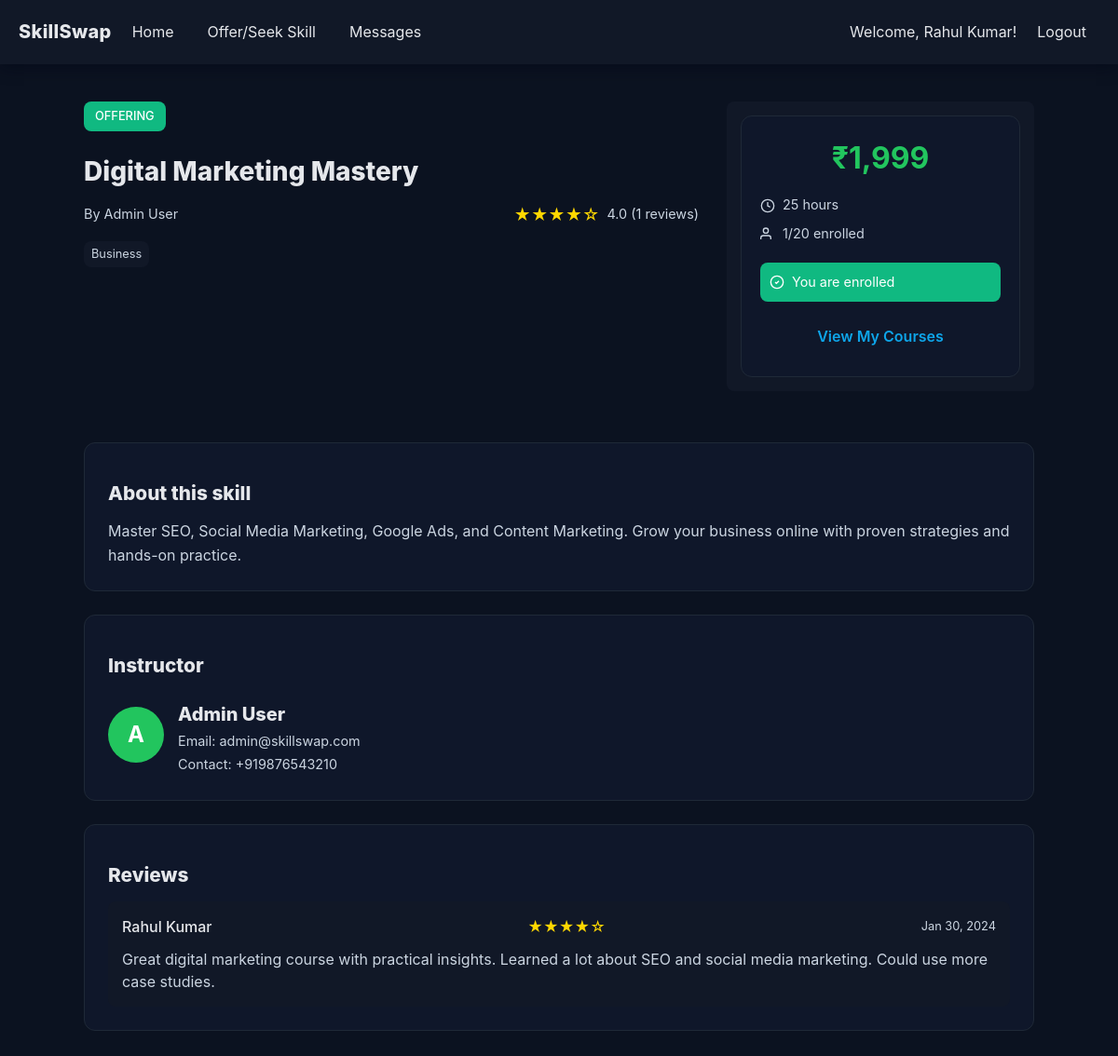
The page /view_skill.php?id=2 (signed in) on the database its author committed.
### tables this page shows
CREATE TABLE `Skills` (
  `Skill_ID` int(11) NOT NULL AUTO_INCREMENT,
  `User_ID` int(11) NOT NULL,
  `Skill_Name` varchar(100) NOT NULL,
  `Skill_Type` enum('Offering','Seeking') NOT NULL,
  `Description` text DEFAULT NULL,
  `Price` decimal(10,2) DEFAULT 0.00 COMMENT 'Price in Indian Rupees (INR)',
  `Duration_Hours` int(11) DEFAULT 1 COMMENT 'Course duration in hours',
  `Max_Students` int(11) DEFAULT 10 COMMENT 'Maximum students for this skill',
  `Date_Posted` datetime DEFAULT CURRENT_TIMESTAMP,
  PRIMARY KEY (`Skill_ID`),
  FOREIGN KEY (`User_ID`) REFERENCES `Users`(`User_ID`) ON DELETE CASCADE ON UPDATE CASCADE
);

CREATE TABLE `Users` (
  `User_ID` int(11) NOT NULL AUTO_INCREMENT,
  `Name` varchar(100) NOT NULL,
  `Email` varchar(100) NOT NULL UNIQUE,
  `Contact_Number` varchar(20) DEFAULT NULL,
  `Location` varchar(100) DEFAULT NULL,
  `Password` varchar(255) NOT NULL,
  `Registration_Date` datetime DEFAULT CURRENT_TIMESTAMP,
  PRIMARY KEY (`User_ID`)
);

CREATE TABLE `Reviews` (
  `Review_ID` int(11) NOT NULL AUTO_INCREMENT,
  `Student_User_ID` int(11) NOT NULL,
  `Skill_ID` int(11) NOT NULL,
  `Rating` int(1) NOT NULL CHECK (Rating >= 1 AND Rating <= 5),
  `Review_Text` text DEFAULT NULL,
  `Review_Date` datetime DEFAULT CURRENT_TIMESTAMP,
  PRIMARY KEY (`Review_ID`),
  UNIQUE KEY `unique_review` (`Student_User_ID`, `Skill_ID`),
  FOREIGN KEY (`Student_User_ID`) REFERENCES `Users`(`User_ID`) ON DELETE CASCADE,
  FOREIGN KEY (`Skill_ID`) REFERENCES `Skills`(`Skill_ID`) ON DELETE CASCADE
);

### view_skill.php (the view, shortened to what this page needs)
<?php
include 'includes/header.php';
require_once 'config/connect.php';
$user_id = $_SESSION['user_id'];
$skill_id = $_GET['id'] ?? 0;
$sql = "SELECT s.*, u.Name as Instructor_Name, u.Email as Instructor_Email, u.Contact_Number as Instructor_Contact,
               (SELECT COUNT(*) FROM Enrollments e WHERE e.Skill_ID = s.Skill_ID AND e.Status = 'Active') as Current_Enrollments,
               (SELECT AVG(r.Rating) FROM Reviews r WHERE r.Skill_ID = s.Skill_ID) as Average_Rating,
               (SELECT COUNT(*) FROM Reviews r WHERE r.Skill_ID = s.Skill_ID) as Total_Reviews
        FROM Skills s
        JOIN Users u ON s.User_ID = u.User_ID
        WHERE s.Skill_ID = ?";
$stmt = $conn->prepare($sql);
$stmt->bind_param("i", $skill_id);
$stmt->execute();
$result = $stmt->get_result();
$skill = $result->fetch_assoc();
$enrollment_check = "SELECT * FROM Enrollments WHERE Student_User_ID = ? AND Skill_ID = ?";
$stmt = $conn->prepare($enrollment_check);
$stmt->bind_param("ii", $user_id, $skill_id);
$stmt->execute();
$enrollment_result = $stmt->get_result();
$is_enrolled = $enrollment_result->num_rows > 0;
$categories_sql = "SELECT c.Category_Name FROM Categories c
                   JOIN SkillCategories sc ON c.Category_ID = sc.Category_ID
                   WHERE sc.Skill_ID = ?";
$stmt = $conn->prepare($categories_sql);
$stmt->bind_param("i", $skill_id);
$stmt->execute();
$categories_result = $stmt->get_result();
$categories = [];
while ($row = $categories_result->fetch_assoc()) {
    $categories[] = $row['Category_Name'];
}
$reviews_sql = "SELECT r.*, u.Name as Student_Name FROM Reviews r
                JOIN Users u ON r.Student_User_ID = u.User_ID
                WHERE r.Skill_ID = ? ORDER BY r.Review_Date DESC LIMIT 5";
$stmt = $conn->prepare($reviews_sql);
$stmt->bind_param("i", $skill_id);
$stmt->execute();
$reviews_result = $stmt->get_result();
$reviews = [];
while ($row = $reviews_result->fetch_assoc()) {
    $reviews[] = $row;
}
?>
    <div class="navbar">
        <div class="nav-left">
            <span class="brand-title">SkillSwap</span>
            <a href="dashboard.php">Home</a>
            <a href="offer_skill.php">Offer/Seek Skill</a>
            <a href="messages.php">Messages</a>
        </div>
        <div class="nav-right">
            <span>Welcome, <?php echo htmlspecialchars($_SESSION['user_name']); ?>!</span>
            <a href="logout.php">Logout</a>
        </div>
    </div>
    <div class="page-wrapper">
        <div class="skill-detail-container">
            <div class="skill-header">
                <div class="skill-info">
                    <div class="skill-badge <?php echo strtolower($skill['Skill_Type']); ?>">
                        <?php echo $skill['Skill_Type']; ?>
                    </div>
                    <h1 class="skill-title"><?php echo htmlspecialchars($skill['Skill_Name']); ?></h1>
                    <div class="skill-meta">
                        <span class="instructor">By <?php echo htmlspecialchars($skill['Instructor_Name']); ?></span>
                        <?php if ($skill['Average_Rating']): ?>
                            <div class="rating">
                                <span class="stars">
                                    <?php
                                    $rating = round($skill['Average_Rating']);
                                    for ($i = 1; $i <= 5; $i++) {
                                        echo $i <= $rating ? '★' : '☆';
                                    }
                                    ?>
                                </span>
                                <span class="rating-text"><?php echo number_format($skill['Average_Rating'], 1); ?> (<?php echo $skill['Total_Reviews']; ?> reviews)</span>
                            </div>
                        <?php endif; ?>
                    </div>
                    <div class="categories">
                        <?php foreach ($categories as $category): ?>
                            <span class="category-tag"><?php echo htmlspecialchars($category); ?></span>
                        <?php endforeach; ?>
                    </div>
                </div>
                <?php if ($skill['Skill_Type'] == 'Offering'): ?>
                    <div class="skill-pricing">
                        <div class="price-card">
                            <div class="price">₹<?php echo number_format($skill['Price'], 0); ?></div>
                            <div class="price-details">
                                <div class="detail-item">
                                    <svg width="16" height="16" viewBox="0 0 24 24" fill="none" stroke="currentColor" stroke-width="2">
                                        <circle cx="12" cy="12" r="10"></circle>
                                        <polyline points="12,6 12,12 16,14"></polyline>
                                    </svg>
                                    <?php echo $skill['Duration_Hours']; ?> hours
                                </div>
                                <div class="detail-item">
                                    <svg width="16" height="16" viewBox="0 0 24 24" fill="none" stroke="currentColor" stroke-width="2">
                                        <path d="M17 21v-2a4 4 0 0 0-4-4H5a4 4 0 0 0-4 4v2"></path>
                                        <circle cx="9" cy="7" r="4"></circle>
                                    </svg>
                                    <?php echo $skill['Current_Enrollments']; ?>/<?php echo $skill['Max_Students']; ?> enrolled
                                </div>
                            </div>
                            <?php if ($skill['User_ID'] == $user_id): ?>
                                <div class="own-skill-notice">
                                    <svg width="16" height="16" viewBox="0 0 24 24" fill="none" stroke="currentColor" stroke-width="2">
                                        <path d="M9 12l2 2 4-4"></path>
                                        <circle cx="12" cy="12" r="10"></circle>
                                    </svg>
                                    This is your skill
                                </div>
                            <?php elseif ($is_enrolled): ?>
                                <div class="enrolled-notice">
                                    <svg width="16" height="16" viewBox="0 0 24 24" fill="none" stroke="currentColor" stroke-width="2">
                                        <path d="M9 12l2 2 4-4"></path>
                                        <circle cx="12" cy="12" r="10"></circle>
                                    </svg>
                                    You are enrolled
                                </div>
                                <a href="my_courses.php" class="btn btn-secondary">View My Courses</a>
                            <?php endif; ?>
                        </div>
                    </div>
                <?php endif; ?>
            </div>
            <div class="skill-content">
                <div class="content-section">
                    <h2>About this skill</h2>
                    <div class="description">
                        <?php echo nl2br(htmlspecialchars($skill['Description'])); ?>
                    </div>
                </div>
                <div class="content-section">
                    <h2>Instructor</h2>
                    <div class="instructor-card">
                        <div class="instructor-avatar">
                            <?php echo strtoupper(substr($skill['Instructor_Name'], 0, 1)); ?>
                        </div>
                        <div class="instructor-info">
                            <h3><?php echo htmlspecialchars($skill['Instructor_Name']); ?></h3>
                            <p>Email: <?php echo htmlspecialchars($skill['Instructor_Email']); ?></p>
                            <?php if ($skill['Instructor_Contact']): ?>
                                <p>Contact: <?php echo htmlspecialchars($skill['Instructor_Contact']); ?></p>
                            <?php endif; ?>
                        </div>
                    </div>
                </div>
                <?php if (!empty($reviews)): ?>
                    <div class="content-section">
                        <h2>Reviews</h2>
                        <div class="reviews-list">
                            <?php foreach ($reviews as $review): ?>
                                <div class="review-card">
                                    <div class="review-header">
                                        <div class="reviewer-name"><?php echo htmlspecialchars($review['Student_Name']); ?></div>
                                        <div class="review-rating">
                                            <?php
                                            for ($i = 1; $i <= 5; $i++) {
                                                echo $i <= $review['Rating'] ? '★' : '☆';
                                            }
                                            ?>
                                        </div>
                                        <div class="review-date"><?php echo date('M j, Y', strtotime($review['Review_Date'])); ?></div>
                                    </div>
                                    <?php if ($review['Review_Text']): ?>
                                        <div class="review-text"><?php echo nl2br(htmlspecialchars($review['Review_Text'])); ?></div>
                                    <?php endif; ?>
                                </div>
                            <?php endforeach; ?>
                        </div>
                    </div>
                <?php endif; ?>
            </div>
        </div>
    </div>
<?php include 'includes/footer.php'; ?>

### rows shown on the page
skills: Skill_Type "OFFERING", Skill_Name "Digital Marketing Mastery", User_ID.Name "Admin User", Price "1,999", Duration_Hours "25", Max_Students "20", Description "Master SEO, Social Media Marketing, Google Ads, and Content Marketing. Grow your business online with proven strategies and hands-on practice.", User_ID.Name "A", User_ID.Email "admin@skillswap.com", User_ID.Contact_Number "+919876543210"
reviews: Student_User_ID.Name "Rahul Kumar", Rating 4 (drawn), Review_Date "Jan 30, 2024", Review_Text "Great digital marketing course with practical insights. Learned a lot about SEO and social media marketing. Could use more case studies."

### other values the page prints
$_SESSION['user_name'] "Rahul Kumar"
$skill['Average_Rating'] "4.0"
$skill['Total_Reviews'] "1"
$category "Business"
$skill['Current_Enrollments'] "1"
